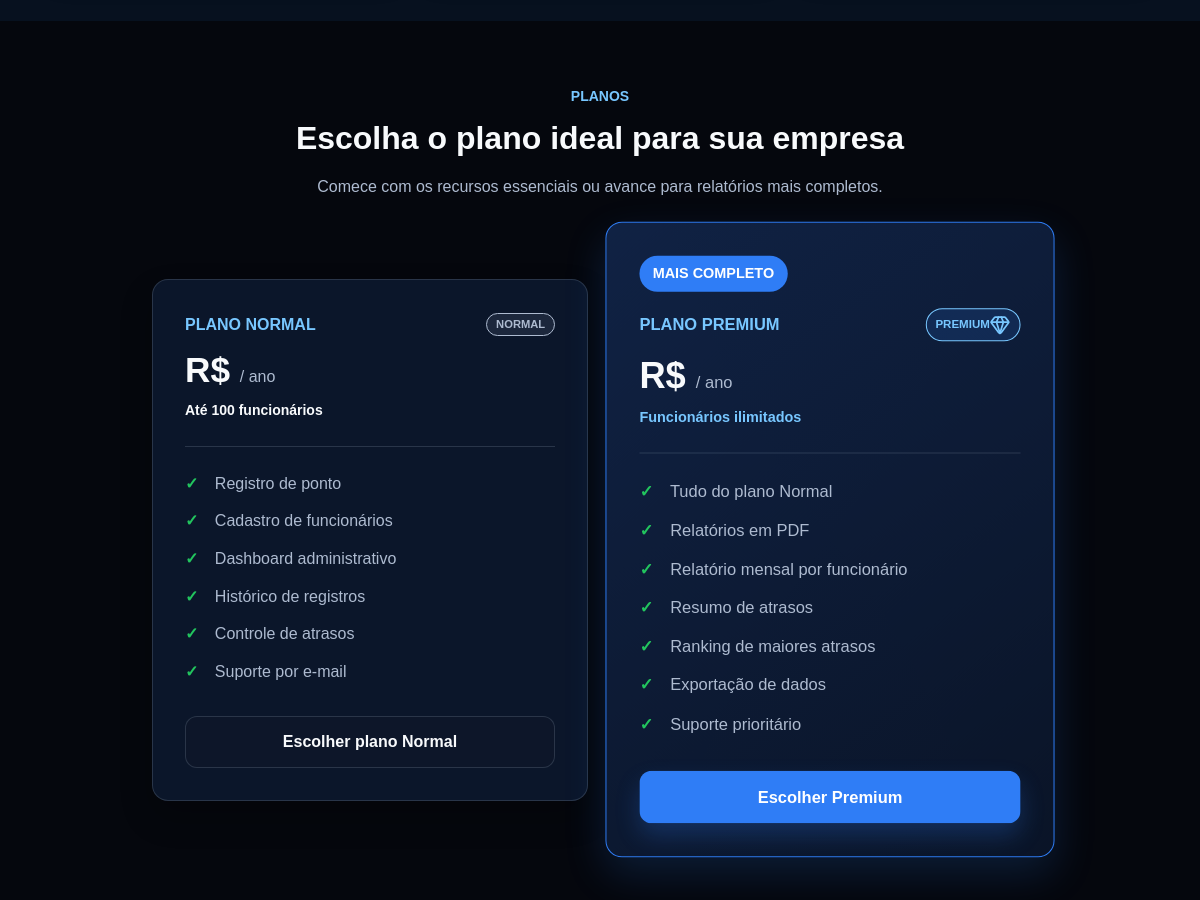
/ (middle part), run on an earlier commit of the app's database.
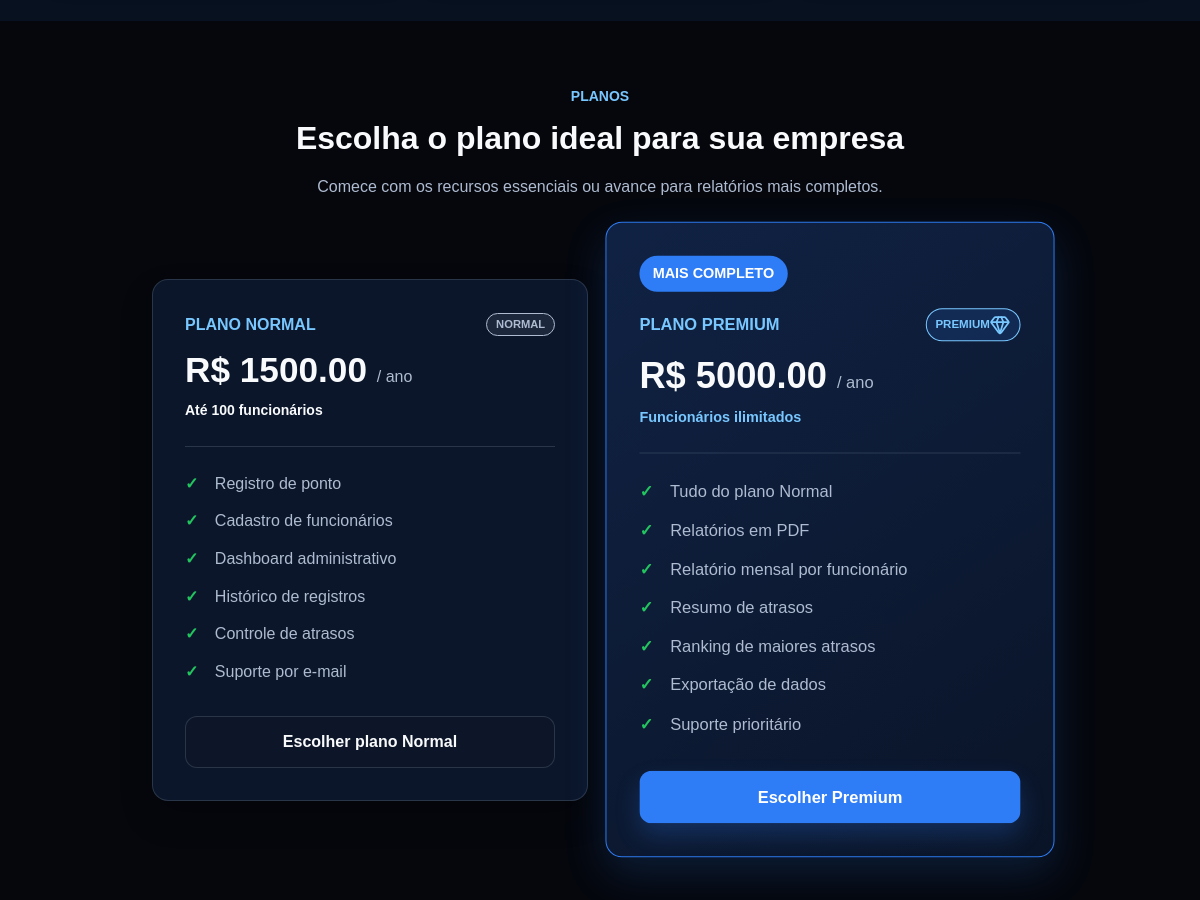
And on a later commit of the database.
### app/models/planos.py (models this page shows)
class Plano(db.Model):
    __tablename__ = "planos"
    id = db.Column(db.Integer, primary_key=True)
    nome = db.Column(db.String(30), unique=True, nullable=False)
    preco = db.Column(db.Numeric(10, 2), nullable=False)

### app/routes/public/routes.py (the view)
@bp_publico.route("/")
def home():
    plano_normal = Plano.query.filter_by(nome="normal").first()
    plano_premium = Plano.query.filter_by(nome="premium").first()
    return render_template(
        "public/index.html",
        plano_normal=plano_normal,
        plano_premium=plano_premium,
    )

### app/templates/public/index.html (shortened to what this page needs)
<!DOCTYPE html>
<html lang="pt-BR">
<head>
    <link rel="stylesheet" href="{{ url_for('static', filename='css/public/global.css') }}">
    <link rel="stylesheet" href="{{ url_for('static', filename='css/public/index.css') }}">
</head>
<body>
    <main>
        <section class="secao secao__recursos" id="recursos">
        </section>
        <section class="secao secao__planos" id="planos">
            <div class="container">
                <header class="cabecalho__secao">
                    <p class="etiqueta">Planos</p>
                    <h2>Escolha o plano ideal para sua empresa</h2>
                    <p>Comece com os recursos essenciais ou avance para relatórios mais completos.</p>
                </header>
                <div class="grade__planos">
                    <article class="cartao cartao__plano">
                        <header class="cartao-plano__cabecalho">
                            <div class="cartao-plano__identificacao">
                                <p class="cartao-plano__nome">Plano Normal</p>
                                <span class="plano plano__normal">Normal</span>
                            </div>
                            <h3>R$ {{plano_normal.preco}} <span>/ ano</span></h3>
                            <p class="cartao-plano__limite">Até 100 funcionários</p>
                        </header>
                        <ul class="lista__plano">
                            <li><span class="lista-plano__icone">✓</span> Registro de ponto</li>
                            <li><span class="lista-plano__icone">✓</span> Cadastro de funcionários</li>
                            <li><span class="lista-plano__icone">✓</span> Dashboard administrativo</li>
                            <li><span class="lista-plano__icone">✓</span> Histórico de registros</li>
                            <li><span class="lista-plano__icone">✓</span> Controle de atrasos</li>
                            <li><span class="lista-plano__icone">✓</span> Suporte por e-mail</li>
                        </ul>
                        <a class="botao botao__secundario botao__largo" href="{{ url_for('public.pagamento', plano='normal') }}">Escolher
                            plano Normal</a>
                    </article>
                    <article class="cartao cartao__plano cartao-plano__destaque">
                        <span class="cartao-plano__selo">MAIS COMPLETO</span>
                        <header class="cartao-plano__cabecalho">
                            <div class="cartao-plano__identificacao">
                                <p class="cartao-plano__nome">Plano Premium</p>
                                <span class="plano plano__premium">Premium
                                </span>
                            </div>
                            <h3>R$ {{plano_premium.preco}} <span>/ ano</span></h3>
                            <p class="cartao-plano__limite">Funcionários ilimitados</p>
                        </header>
                        <ul class="lista__plano">
                            <li><span class="lista-plano__icone">✓</span> Tudo do plano Normal</li>
                            <li><span class="lista-plano__icone">✓</span> Relatórios em PDF</li>
                            <li><span class="lista-plano__icone">✓</span> Relatório mensal por funcionário</li>
                            <li><span class="lista-plano__icone">✓</span> Resumo de atrasos</li>
                            <li><span class="lista-plano__icone">✓</span> Ranking de maiores atrasos</li>
                            <li><span class="lista-plano__icone">✓</span> Exportação de dados</li>
                            <li><span class="lista-plano__icone">✓</span> Suporte prioritário</li>
                        </ul>
                        <a class="botao botao__primario botao__largo" href="{{ url_for('public.pagamento', plano='premium') }}">Escolher
                            Premium</a>
                    </article>
                </div>
            </div>
        </section>
    </main>
</body>
</html>

### app/static/css/public/global.css (style rules this page uses)
:root { --cor-preto: #05070d; --cor-azul-noite: #07111f; --cor-azul-profundo: #0b1730; --cor-azul-vibrante: #2f7df6; --cor-azul-claro: #78c7ff; --cor-fundo: #05070d; --cor-fundo-secao: #07111f; --cor-fundo-card: rgba(13, 25, 46, 0.9); --cor-fundo-card-destaque: #102244; --cor-texto: #f8fafc; --cor-texto-suave: #aebbd0; --cor-texto-fraco: #7f8da3; --cor-texto-claro: #ffffff; --cor-sucesso: #22c55e; --cor-sucesso-suave: rgba(34, 197, 94, 0.14); --cor-aviso: #f59e0b; --cor-erro: #ef4444; --cor-erro-suave: rgba(239, 68, 68, 0.14); --cor-borda: rgba(148, 163, 184, 0.22); --cor-borda-azul: rgba(120, 199, 255, 0.45); --espaco-1: 0.5rem; --espaco-2: 0.75rem; --espaco-3: 1rem; --espaco-4: 1.5rem; --espaco-5: 2rem; --espaco-6: 3rem; --espaco-7: 4rem; --largura-container: 72rem; --raio-pequeno: 0.375rem; --raio-medio: 0.75rem; --raio-grande: 1rem; --sombra-suave: 0 1rem 2rem rgba(0, 0, 0, 0.24); --sombra-media: 0 1.25rem 2.5rem rgba(0, 0, 0, 0.34); --sombra-foco: 0 0 0 0.2rem rgba(47, 125, 246, 0.18); --transicao-rapida: 0.2s ease; --fonte-principal: Arial, Helvetica, sans-serif; --fonte-pequena: 0.875rem; --fonte-normal: 1rem; --fonte-media: 1.125rem; --fonte-grande: 2rem; --fonte-extra-grande: 3rem; }
* { box-sizing: border-box; margin: 0; padding: 0; }
html { scroll-behavior: smooth; scroll-padding-top: var(--espaco-6); }
body { min-height: 100vh; }
ul, ol { list-style: none; }
body { background-color: var(--cor-fundo); color: var(--cor-texto); font-family: var(--fonte-principal); font-size: var(--fonte-normal); line-height: 1.6; }
h1, h2, h3 { color: var(--cor-texto); line-height: 1.2; }
h2 { font-size: var(--fonte-grande); }
h3 { font-size: var(--fonte-media); }
p { color: var(--cor-texto-suave); }
a { color: inherit; text-decoration: none; transition: color var(--transicao-rapida); }
.container { margin: 0 auto; max-width: var(--largura-container); padding: 0 var(--espaco-4); width: 100%; }
.secao { padding: var(--espaco-7) 0; }
.cabecalho__secao { margin: 0 auto var(--espaco-5); max-width: 42rem; text-align: center; }
.cabecalho__secao h2 { margin-bottom: var(--espaco-3); }
.etiqueta { color: var(--cor-azul-claro); font-size: var(--fonte-pequena); font-weight: 700; letter-spacing: 0; margin-bottom: var(--espaco-2); text-transform: uppercase; }
.botao { align-items: center; border: 1px solid transparent; border-radius: var(--raio-medio); cursor: pointer; display: inline-flex; font-weight: 700; justify-content: center; min-height: 2.75rem; padding: 0.75rem 1.25rem; text-align: center; transition: background-color var(--transicao-rapida), border-color var(--transicao-rapida), box-shadow var(--transicao-rapida), color var(--transicao-rapida), transform var(--transicao-rapida); }
.botao__primario { background-color: var(--cor-azul-vibrante); box-shadow: 0 0.75rem 1.5rem rgba(47, 125, 246, 0.24); color: var(--cor-texto-claro); }
.botao__secundario { background-color: rgba(15, 23, 42, 0.72); border-color: var(--cor-borda); color: var(--cor-texto); }
.botao__largo { width: 100%; }
.plano { border: 1px solid currentColor; border-radius: 999rem; display: inline-flex; font-size: 0.7rem; font-weight: 800; line-height: 1; padding: 0.3rem 0.55rem; text-transform: uppercase; align-items: center; }
.plano__normal { background-color: rgba(148, 163, 184, 0.12); color: var(--cor-texto-suave); }
.plano__premium { background-color: rgba(47, 125, 246, 0.14); color: var(--cor-azul-claro); }
.cartao { background-color: var(--cor-fundo-card); border: 1px solid var(--cor-borda); border-radius: var(--raio-grande); box-shadow: var(--sombra-suave); transition: border-color var(--transicao-rapida), box-shadow var(--transicao-rapida), transform var(--transicao-rapida); }

What changed in the data, as far as the page shows it:
added Plano: preco "1500.00"
added Plano: preco "5000.00"
